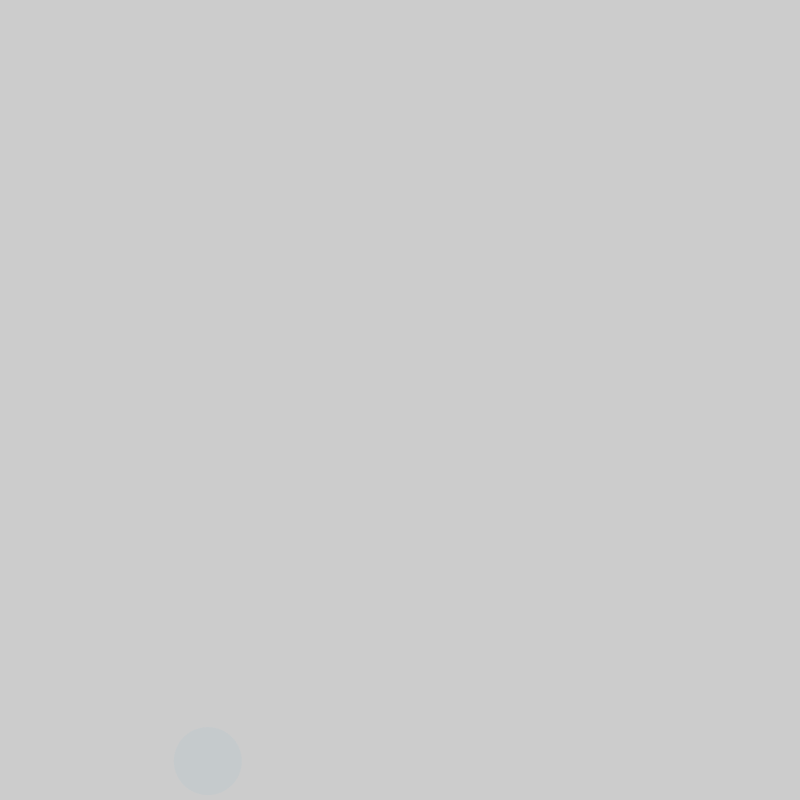
Frame 1 (no input)
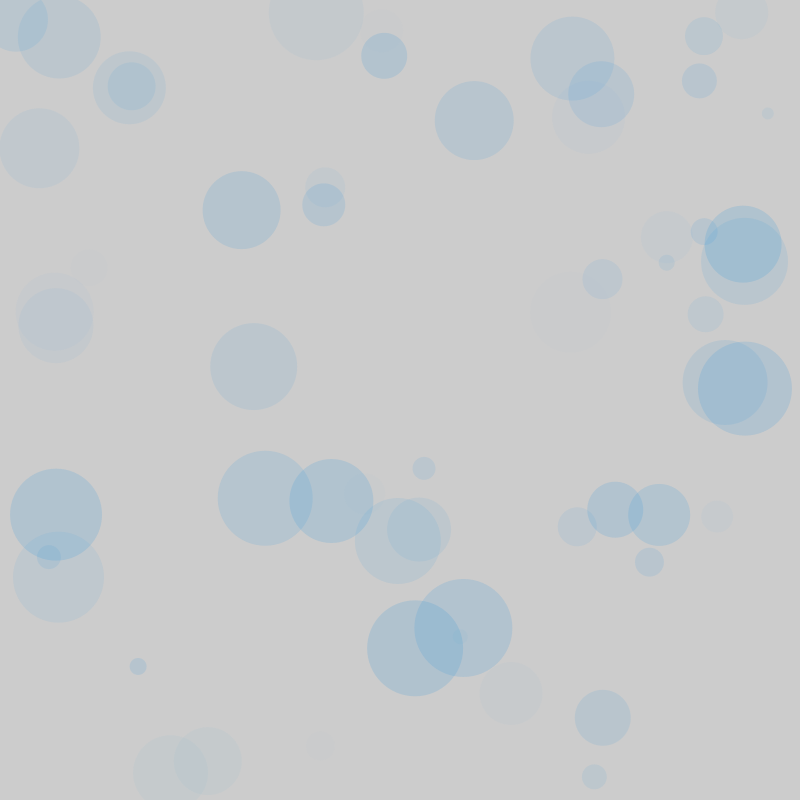
Frame 60 (the mouse pressed at the canvas centre just before this capture)
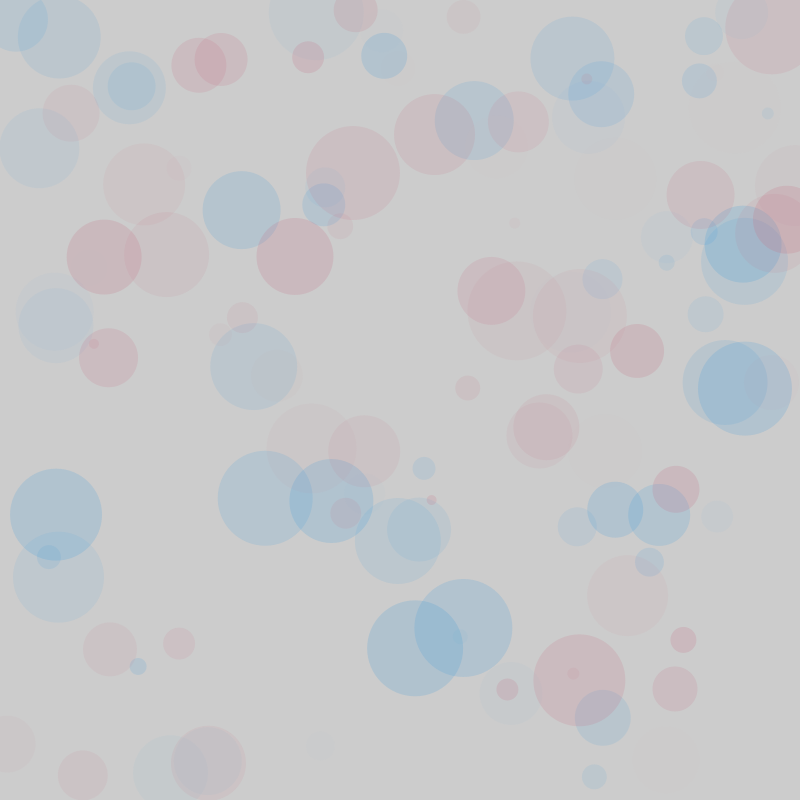
Frame 120 (the mouse held since frame 60 and released just before this capture)

The Processing sketch that drew these frames (run headless with seeded random() and noise(); from frame 60 on, the mouse is pressed at the canvas centre):

// Processing sketch: week04_alptugan_Randomness_03_pde
// ── week04_alptugan_Randomness_03_pde.pde
float rnd;

float xpos;
float ypos;

int r;
int g;
int b;
int a;

void setup() {
  surface.setLocation(100, 200);

  size(800, 800);

  r = 52;
  g = 152;
  b = 219;
  a = 255;
}

void draw() {

  rnd = int(random(10, 100));

  xpos = random(0, width);
  ypos = random(0, height);

  a = int(random(0, 50));

  // Set background color
  //background(255);

  // set stroke size
  noStroke();

  fill(r, g, b, a);

  ellipse(xpos, ypos, rnd, rnd);
}

void mousePressed() {
  r = int(random(0, 255));
  g = int(random(0, 255));
  b = int(random(0, 255));
}
